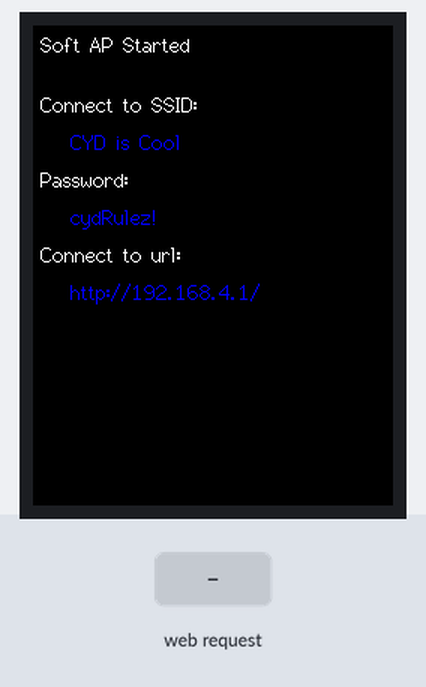
The sketch below on a simulated ESP32. On the bench: 240×320 colour display. Inputs (shaded band) come from the test bench. What the sketch prints to the serial monitor is not drawn.

Above: at 1.4 s.
1.5 s: HTTP request GET / received
Timing chart, 0 to 4.5 s (numbered marks = the images above; inputs shaded):
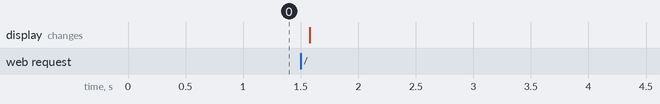

The sketch:

Display_from_Webserver.ino
```cpp
#include <SPI.h>
#include <WiFi.h>
#include <WebServer.h>
#include <TFT_eSPI.h>

const char* SSID = "CYD is Cool";
const char* PASSWORD = "cydRulez!";
const int16_t COLOR_BG = TFT_BLACK;

WebServer server(80);
TFT_eSPI tft = TFT_eSPI();
String header;
bool showSetupScreen = true;

void drawMessage(String msg, int x, int y, uint16_t color) {
  tft.setTextDatum(TL_DATUM);
  tft.setTextColor(color, COLOR_BG);
  tft.drawString(msg, x, y, 2);
}

void drawGuage(String label, int16_t value, int16_t max, int32_t x, int32_t y) {
  tft.setTextDatum(TC_DATUM);
  tft.fillCircle(x, y, 58, COLOR_BG);
  tft.drawArc(x, y, 53, 51, 60, 300, TFT_LIGHTGREY, COLOR_BG);
  tft.drawArc(x, y, 54, 50, 60, 60 + (240 * value / max), TFT_GREEN, COLOR_BG);
  tft.drawString(String(value), x, y-20, 6);
  tft.drawString(label, x, y + 30, 4);
}

void checkForArgs() {
  if (server.args() > 0) tft.fillScreen(COLOR_BG);
  for (int i = 0; i < server.args(); i++){
    if (server.argName(i) == "speed") drawGuage("Speed", server.arg(i).toInt(), 150, 60, 120);
    else if (server.argName(i) == "charge") drawGuage("Charge", server.arg(i).toInt(), 100, 180, 120);
    else drawMessage(server.argName(i) + ": " + server.arg(i), 5, 5 + 25 * i, TFT_WHITE);
  }
}

void handleRoot() {
  Serial.println("Enter handleRoot");
  if (showSetupScreen) {
    tft.fillScreen(COLOR_BG);
    drawMessage("connection made", 5, 5, TFT_WHITE);
  }
  checkForArgs();
  String content = "<html><body>"
    "<H2>Hello!</H2>"
    "You have connected to CYD!<BR>"
    "</body></html>";
  server.send(200, "text/html", content);
}

void handleNotFound() {
  String message = "File Not Found\n\n";
  message += "URI: ";
  message += server.uri();
  message += "\nMethod: ";
  message += (server.method() == HTTP_GET) ? "GET" : "POST";
  message += "\nArguments: ";
  message += server.args();
  message += "\n";
  for (uint8_t i = 0; i < server.args(); i++)
    message += " " + server.argName(i) + ": " + server.arg(i) + "\n";
  server.send(404, "text/plain", message);
}

void setup() {
  Serial.begin(115200);
  tft.init();
  tft.setRotation(0);
  tft.invertDisplay(true);

  tft.setTextDatum(TL_DATUM);
  tft.setTextColor(TFT_GREEN);
  tft.fillScreen(COLOR_BG);

  Serial.println("Starting soft AP.");
  WiFi.softAP(SSID, PASSWORD);
  IPAddress IP = WiFi.softAPIP();
  Serial.println("IP: " + IP.toString());
  drawMessage("Soft AP Started", 5, 5, TFT_WHITE);
  drawMessage("Connect to SSID:", 5, 45, TFT_WHITE);
  drawMessage(SSID, 25, 70, TFT_BLUE);
  drawMessage("Password:", 5, 95, TFT_WHITE);
  drawMessage(PASSWORD, 25, 120, TFT_BLUE);
  drawMessage("Connect to url:", 5, 145, TFT_WHITE);
  Serial.println("Starting Web Server.");

  server.on("/", handleRoot);
  server.onNotFound(handleNotFound);

  const char* headerKeys[] = {"User-Agent", "Cookie"};
  size_t headerKeySize = sizeof(headerKeys) / sizeof(char *);
  server.collectHeaders(headerKeys, headerKeySize);

  server.begin();
  drawMessage("http://" + IP.toString() + "/", 25, 170, TFT_BLUE);
}

void loop() {
  server.handleClient();
  delay(2);
}
/*
void blah() {
  WiFiClient client = server.available();
  if (client) {
    Serial.println("Client connected");
    tft.fillScreen(COLOR_BG);
    drawMessage("Client Connected", 5, 5, TFT_WHITE);
    String currentLine = "";
    while (client.connected()) {
      char c = client.read();
      Serial.write(c);
      header += c;
      if (c != '\n' && c != '\r') {
        currentLine += c;
      } else if (c == '\n') {
        if (currentLine.length() > 0) {
          currentLine = "";
        } else {
          client.println("HTTP/1.1 200 OK");
          client.println("Content-type:text/html");
          client.println("Connection: close\n");

          client.println("<!DOCTYPE html><html>");
          client.println("<head><meta name=\"viewport\" content=\"width=device-width, initial-scale=1\">");
          client.println("<link rel=\"icon\" href=\"data:,\">");
          client.println("<style>html { font-family: Helvetica; display: inline-block; margin: 0px auto; text-align: center;}");
          client.println(".button { background-color: #4CAF50; border: none; color: white; padding: 16px 40px;");
          client.println("text-decoration: none; font-size: 30px; margin: 2px; cursor: pointer;}");
          client.println(".button2 {background-color: #555555;}</style></head>");
          client.println("<body><h1>ESP32 Web Server</h1>");
          client.println("</body></html>");
          client.println();
          break;
        }
      }
    }
    header = "";
    client.stop();
    Serial.println("Client Disconnected.");
    drawMessage("Client disconnected", 5, 40, TFT_WHITE);
  }
} */
```
